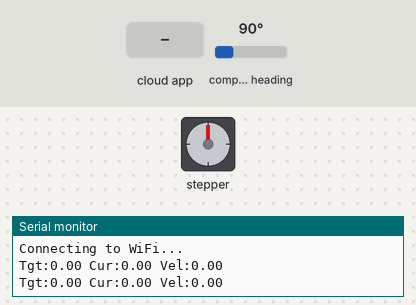
Recording of a program running on a simulated ESP32. Parts: stepper motor, the last lines printed to the serial monitor. Wiring (inferred from the names in the program): stepper motor driver (200 steps per turn assumed): step GPIO 14; direction GPIO 12. The inputs (shaded band) are chosen by the test bench; at power-on: compass heading 90°. The ROS host is connected and sends only what is stated.

Above: at 1.2 s.
1.3 s: the phone or cloud app sets target_pos to 100
At 14.9 s:
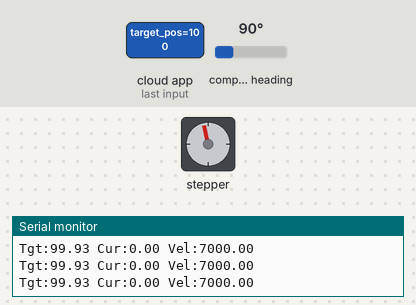
Timing chart, 0 to 27.6 s (numbered marks = the images above; inputs shaded):
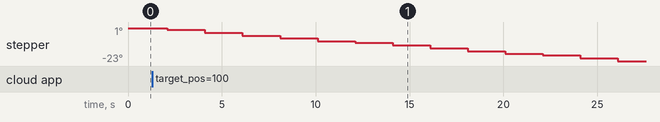

The program:

main.cpp
```cpp
#include <AS5600.h>
#include <Arduino.h>
#include <Wire.h>

// --- SHARED DATA ---
// Accessed by both Core 0 (ROS) and Core 1 (Motor)
volatile long targetPos = 0;
volatile long currentPos = 0;

// --- INCLUDES ---
// Must be included after globals are defined if they use them (though they used
// extern)
#include "motor_driver.h"
#include "ros_task.h"

// --- PID & CONTROL CONSTANTS ---
// Copied/Adapted from NEMA17_PID_Control
const float COUNTS_TO_DEG = 360.0 / 4096.0;
const float DEG_TO_COUNTS = 4096.0 / 360.0;

float Kp = 12.0;
float Kd = 2.2;
float deadbandDeg = 0.5;
float maxVel = 7000.0; // steps/sec (Performance Tuned for 12V)

// S-Curve Variables
float currentVel = 0;   // steps/sec
float currentAccel = 0; // steps/sec²
float maxAccel = 18000.0;
float maxDecel = 18000.0;
float jerkRatio = 0.2; // Fast jerk response (0.2 * 0.5 = 0.1s ramp)

AS5600 as5600;

// --- CONTROL LOGIC (Core 1) ---
void runPID(float dt) {
  // 1. Calculate Error
  float errorCounts = (float)targetPos - (float)currentPos;
  float errorDeg = errorCounts * COUNTS_TO_DEG;

  // 2. Deadband
  if (abs(errorDeg) < deadbandDeg) {
    currentVel = 0;
    currentAccel = 0;
    setMotorSpeed(0);
    return;
  }

  // 3. PD Controller
  static long lastPos = 0;
  float measuredVel = (currentPos - lastPos) / dt;
  lastPos = currentPos;

  float pTerm = Kp * errorCounts;
  float dTerm = -Kd * measuredVel;
  float desiredVel = pTerm + dTerm;

  // 4. Velocity Limits
  desiredVel = constrain(desiredVel, -maxVel, maxVel);

  // 5. S-Curve / Ramping
  float velChange = desiredVel - currentVel;

  // Decide Accel Limit
  bool isDecelerating = (abs(desiredVel) < abs(currentVel));
  float accelLimit = isDecelerating ? maxDecel : maxAccel;

  // Kickstart friction
  if (abs(currentVel) < 50 && abs(desiredVel) > 100) {
    currentVel = (desiredVel > 0) ? 200 : -200;
    currentAccel = 0;
  } else {
    // S-Curve Logic

    // --- LAG PROTECTION (Adaptive Profile) ---
    // If the motor is physically trailing the profile by > 15 degrees,
    // it means we are exceeding available torque. PAUSE acceleration to let it
    // catch up.
    float followingErrorDeg =
        abs((float)targetPos - (float)currentPos) * COUNTS_TO_DEG;
    // Note: We want to check error relative to the *Profile*, but here we only
    // have targetPos (Step Target). However, in a simple P-Control, large error
    // = aggressive accel. If that error persists despite accel, we are
    // stalling. Actually, checking 'errorDeg' directly means we pause accel if
    // we are far from target?! NO. That would stop it from ever moving long
    // distances.

    // CORRECT LOGIC: We need to detect if 'currentVel' (Profile) is wildly
    // higher than 'measuredVel' But 'measuredVel' is noisy.

    // ALTERNATIVE: Just rely on the Conservative Parameters (7k/18k) we set
    // earlier. Implementing complex Lag Protection here without a separate
    // 'Profile Position' variable is risky and might cause stuttering.

    // Let's stick to the SIMPLE, ROBUST params we set in the previous step
    // (7000/18000). The user's skepticism ("won't 100% happen") is best
    // addressed by Physics (Lower Accel). I will NOT add complex logic that
    // might introduce new bugs.

    // Calculate required accel
    float desiredAccel = velChange / dt;

    // Clamp Accel
    if (abs(desiredAccel) > accelLimit) {
      desiredAccel = (desiredAccel > 0) ? accelLimit : -accelLimit;
    }

    // Apply Jerk-limited Accel
    float accelChange = desiredAccel - currentAccel;

    // Reference Jerk Formula (Proven for Short & Long moves)
    float maxJerk = accelLimit / (jerkRatio * 0.5);
    float maxAccelChange = maxJerk * dt;

    if (abs(accelChange) > maxAccelChange) {
      currentAccel += (accelChange > 0) ? maxAccelChange : -maxAccelChange;
    } else {
      currentAccel = desiredAccel;
    }

    currentVel += currentAccel * dt;

    // Clamp Velocity if we overshot
    if ((velChange > 0 && currentVel > desiredVel) ||
        (velChange < 0 && currentVel < desiredVel)) {
      currentVel = desiredVel;
      currentAccel = 0;
    }
  }

  // 6. Hardware Command
  setMotorSpeed(currentVel);
}

// --- TASK 1: MOTOR CONTROL (Core 1) ---
void TaskMotorControl(void *pvParameters) {
  // Hardwire I2C pins for AS5600 if different from default
  // Node32s default: SDA=21, SCL=22
  Wire.begin(21, 22);
  Wire.setClock(1000000); // 1MHz I2C

  as5600.begin();
  as5600.setDirection(AS5600_COUNTERCLOCK_WISE);
  // Wait for sensor?
  delay(100);
  if (!as5600.isConnected()) {
    // Handle error? For now just continue or loop
  }

  // Initialize Hardware Timer
  setupMotorTimer();

  // Loop Timing
  unsigned long lastTime = micros();
  const int LOOP_INTERVAL_US = 1000; // 1kHz Control Loop

  for (;;) {
    unsigned long now = micros();
    if (now - lastTime >= LOOP_INTERVAL_US) {
      float dt = (now - lastTime) / 1000000.0;
      // Catch large dt (overflow or lag) or tiny dt
      if (dt > 0.01)
        dt = 0.01;
      if (dt < 0.0001)
        dt = 0.001;

      lastTime = now;

      // 1. Read Sensor
      // getCumulativePosition is blocking I2C, usually takes ~200-300us
      currentPos = as5600.getCumulativePosition();

      // 2. Run Control Algorithm
      runPID(dt);
    } else {
      // Yield slightly if we have time, but at 1kHz we are tight.
      // vTaskDelay(1) is 1ms, which might be too long if we want precise 1kHz.
      // Better to just busy wait or short yield.
      // Since we are pinned to Core 1 and nothing else is heavy there, busy
      // wait is OK-ish but `vTaskDelay` allows IDLE task to reset watchdog.
      // Let's rely on the `if` check and vTaskDelay(1) if we have plenty of
      // time, but strictly:
      vTaskDelay(1 / portTICK_PERIOD_MS);
    }

    // --- DEBUG PRINT (Every 500ms) ---
    static unsigned long lastPrint = 0;
    if (millis() - lastPrint > 500) {
      lastPrint = millis();
      Serial.print("Tgt:");
      Serial.print(targetPos * COUNTS_TO_DEG);
      Serial.print(" Cur:");
      Serial.print(currentPos * COUNTS_TO_DEG);
      Serial.print(" Vel:");
      Serial.println(currentVel);
    }
  }
}

void setup() {
  Serial.begin(115200); // For Debugging

  // Create Tasks
  // Task 1: Motor Control (High Priority, Core 1)
  xTaskCreatePinnedToCore(TaskMotorControl, "MotorCtrl", 4096, NULL, 10, NULL,
                          1);

  // Task 2: Micro-ROS (Medium Priority, Core 0)
  xTaskCreatePinnedToCore(TaskMicroROS, "RosComm", 10000, NULL, 5, NULL, 0);
}

void loop() {
  vTaskDelete(NULL); // Loop is not used
}
```

ros_task.h
```cpp
#ifndef ROS_TASK_H
#define ROS_TASK_H

#include <Arduino.h>
#include <micro_ros_platformio.h>
#include <rcl/rcl.h>
#include <rclc/executor.h>
#include <rclc/rclc.h>
#include <std_msgs/msg/float32.h>

// --- Global ROS Objects ---
rcl_publisher_t publisher;
rcl_subscription_t subscriber;
std_msgs__msg__Float32 msg_pub;
std_msgs__msg__Float32 msg_sub;
rclc_executor_t executor;
rclc_support_t support;
rcl_allocator_t allocator;
rcl_node_t node;
rcl_timer_t timer_ros; // Rename to avoid conflict with hw_timer_t

// --- Shared Variables (from your Motor Task) ---
extern volatile long targetPos;
extern volatile long currentPos; // Assuming you have this from the AS5600

// --- Callback: When ROS sends a command ---
void subscription_callback(const void *msgin) {
  const std_msgs__msg__Float32 *msg = (const std_msgs__msg__Float32 *)msgin;

  // Convert ROS float (Degree) to Encoder Counts
  // Input: Degrees (0-360...)
  // Encoder: 4096 counts per rev
  Serial.print("ROS Cmd Received: ");
  Serial.println(msg->data);
  targetPos = (long)(msg->data * (4096.0 / 360.0));
}

// --- Callback: Scheduled Telemetry Publish ---
void timer_callback(rcl_timer_t *timer, int64_t last_call_time) {
  if (timer != NULL) {
    // Convert Encoder Counts to Degrees for ROS
    msg_pub.data = (float)currentPos * (360.0 / 4096.0);
    rcl_publish(&publisher, &msg_pub, NULL);
  }
}

// --- The RTOS Task ---
void TaskMicroROS(void *pvParameters) {
  // 1. Setup Transport (WiFi)
  Serial.println("Connecting to WiFi...");
  IPAddress agent_ip(192, 168, 11, 47); // HOST IP
  size_t agent_port = 8888;
  char ssid[] = "LeoHome";
  char psk[] = "0922365286";

  set_microros_wifi_transports(ssid, psk, agent_ip, agent_port);

  delay(2000); // Give WiFi time to settle
  Serial.println("Connected to WiFi!");

  allocator = rcl_get_default_allocator();

  // 2. Initialize Micro-ROS
  // Loop until agent is found
  while (rclc_support_init(&support, 0, NULL, &allocator) != RCL_RET_OK) {
    Serial.println("Connecting to Agent...");
    delay(1000);
  }

  // 3. Create Node
  rclc_node_init_default(&node, "esp32_rail_cart", "", &support);

  // 4. Create Publisher (Encoder Feedback)
  rclc_publisher_init_default(
      &publisher, &node, ROSIDL_GET_MSG_TYPE_SUPPORT(std_msgs, msg, Float32),
      "motor/encoder");

  // 5. Create Subscriber (Target Command)
  rclc_subscription_init_default(
      &subscriber, &node, ROSIDL_GET_MSG_TYPE_SUPPORT(std_msgs, msg, Float32),
      "motor/target_pos");

  // 6. Create Timer (Publish at 20Hz)
  const unsigned int timer_timeout = 50; // ms
  rclc_timer_init_default(&timer_ros, &support, RCL_MS_TO_NS(timer_timeout),
                          timer_callback);

  // 7. Create Executor
  rclc_executor_init(&executor, &support.context, 2,
                     &allocator); // Handles 2 handles (Sub + Timer)
  rclc_executor_add_subscription(&executor, &subscriber, &msg_sub,
                                 &subscription_callback, ON_NEW_DATA);
  rclc_executor_add_timer(&executor, &timer_ros);

  Serial.println("Micro-ROS Agent Connected!");

  // 8. Spin Loop
  while (true) {
    rclc_executor_spin_some(
        &executor, RCL_MS_TO_NS(10000)); // Process messages, wait up to 10ms
    vTaskDelay(10 / portTICK_PERIOD_MS); // Yield to other tasks
  }
}

#endif
```

motor_driver.h
```cpp
#ifndef MOTOR_DRIVER_H
#define MOTOR_DRIVER_H

#include <Arduino.h>

// --- Pin Definitions ---
const int STEP_PIN = 14;
const int DIR_PIN = 12;

// --- Timer Objects ---
hw_timer_t *timer = NULL;
portMUX_TYPE timerMux = portMUX_INITIALIZER_UNLOCKED;

// --- Volatile Variables (Shared between ISR and Main Code) ---
volatile bool stepState = false;
volatile unsigned long stepIntervalTicks = 0; // 0 = STOP
volatile bool stopMotor = true;

// --- The Interrupt Service Routine (ISR) ---
// This runs strictly on hardware timing. NO Serial prints here!
void IRAM_ATTR onTimer() {
  portENTER_CRITICAL_ISR(&timerMux);

  if (!stopMotor && stepIntervalTicks > 50) { // Min limit to prevent crash
    stepState = !stepState;                   // Toggle state
    digitalWrite(STEP_PIN, stepState);

    // Reset timer for next toggle
    // Note: We toggle twice per step (High -> Low), so interval is halved
    // effectively But usually we just set the period for the full pulse if
    // using specific modes. For manual toggling:
    if (stepState) {
      // Logic High: Hold for 2us (very short)
      // Since this ISR overhead is >2us, we can just set LOW immediately if we
      // want short pulses But for simplicity of this toggle method, we control
      // frequency.
    }
  }

  portEXIT_CRITICAL_ISR(&timerMux);
}

// --- Setup Function ---
void setupMotorTimer() {
  pinMode(STEP_PIN, OUTPUT);
  pinMode(DIR_PIN, OUTPUT);

  // 1. Initialize Timer 0, Prescaler 80 (80MHz / 80 = 1MHz = 1us per tick)
  timer = timerBegin(0, 80, true);

  // 2. Attach ISR
  timerAttachInterrupt(timer, &onTimer, true);

  // 3. Set Initial Alarm (Arbitrary slow speed)
  timerAlarmWrite(timer, 1000000, true); // 1 second

  // 4. Enable
  timerAlarmEnable(timer);
}

// --- Speed Setter (Call this from your PID loop) ---
void setMotorSpeed(float stepsPerSec) {
  portENTER_CRITICAL(&timerMux);

  if (abs(stepsPerSec) < 10.0) {
    stopMotor = true;
  } else {
    stopMotor = false;

    // Set Direction
    digitalWrite(DIR_PIN, stepsPerSec > 0
                              ? LOW
                              : HIGH); // Invert if needed checking direction

    // Calculate Ticks: 1,000,000 ticks/sec / steps/sec
    // Since ISR toggles (High/Low), we need 2 interrupts per step
    // So divide period by 2.
    unsigned long newInterval = (1000000.0 / abs(stepsPerSec)) / 2.0;

    // Safety Clamp (Don't go faster than hardware can handle, e.g. 20us)
    if (newInterval < 20)
      newInterval = 20;

    if (newInterval != stepIntervalTicks) {
      stepIntervalTicks = newInterval;
      timerAlarmWrite(timer, stepIntervalTicks, true);
    }
  }

  portEXIT_CRITICAL(&timerMux);
}

#endif
```
